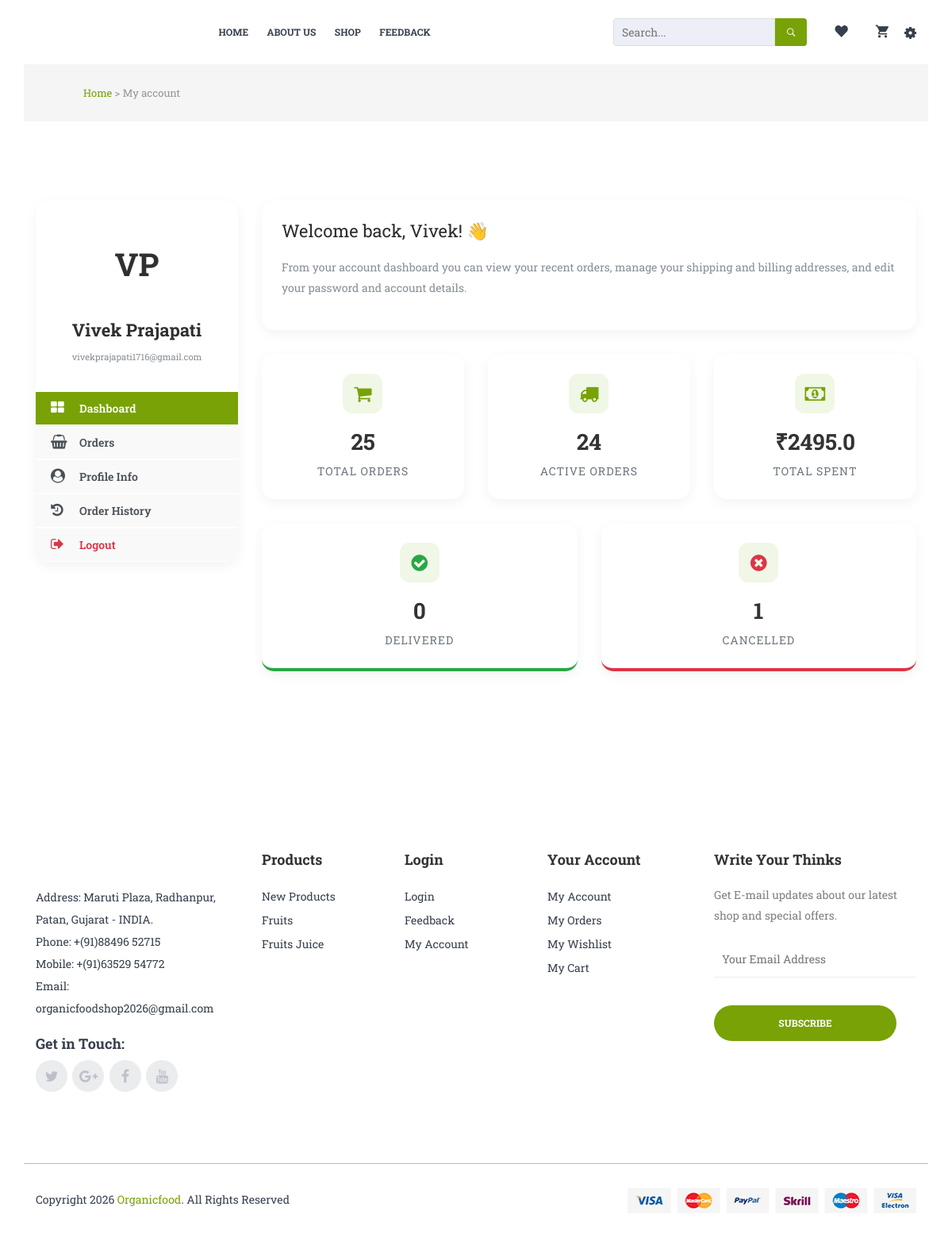
The page /myaccount/ (signed in) on the database its author committed.
### myapp/models.py (models this page shows, shortened)
class Register(models.Model):
    first_name = models.CharField(max_length=20)
    last_name = models.CharField(max_length=20)
    email = models.EmailField(unique=True)
    phone = models.CharField(max_length=15, blank=True, null=True)
    pass1 = models.CharField(max_length=128)
    otp = models.CharField(max_length=6, blank=True, null=True)
    otp_created_at = models.DateTimeField(blank=True, null=True)

### myapp/views.py (the view, shortened to what this page needs)
# urls.py: path('myaccount/',views.myaccount,name='myaccount'),
def myaccount(request):
    if 'user' in request.session:
        email = request.session['user']
        user = Register.objects.get(email=email)
        my_orders = Order.objects.filter(user=user).order_by('-order_date')
        total_orders = my_orders.count()
        pending_orders = my_orders.filter(order='Pending').count()
        placed_orders = my_orders.filter(order='PLACED').count()
        shipped_orders = my_orders.filter(order='SHIPPED').count()
        delivered_orders = my_orders.filter(order='DELIVERED').count()
        cancelled_orders = my_orders.filter(order='CANCELLED').count()
        total_spent = 0
        for o in my_orders:
            if o.total_amount:
                total_spent += float(o.total_amount)
        return render(
            request,
            "myaccount.html",
            {
                'user': user,
                'myorder': my_orders,
                'total_orders': total_orders,
                'pending_orders': pending_orders,
                'placed_orders': placed_orders,
                'shipped_orders': shipped_orders,
                'delivered_orders': delivered_orders,
                'cancelled_orders': cancelled_orders,
                'total_spent': round(total_spent, 2),
            },
        )
    return redirect('login')

### myapp/templates/myaccount.html (shortened to what this page needs)
{% extends 'base.html' %}
{% load static %}
{% block base %}
<link rel="stylesheet" href="{% static 'assets/css/myaccount.css' %}">
<div class="breadcrumb_container">
    <div class="container-fluid">
        <div class="row">
            <div class="col-12">
                <nav>
                    <ul>
                        <li><a href="{% url 'index' %}">Home</a> ></li>
                        <li>My account</li>
                    </ul>
                </nav>
            </div>
        </div>
    </div>
</div>
<section class="myaccount_area ptb-100">
    <div class="container">
        <div class="row">
            <div class="col-lg-3 col-md-4 mb-30">
                <div class="myaccount-sidebar">
                    <div class="myaccount-hero-avatar text-center mx-auto mt-30">
                        {{ user.first_name|slice:":1" }}{{ user.last_name|slice:":1" }}
                    </div>
                    <div class="text-center mb-30 px-3">
                        <h4 class="font-weight-bold">{{ user.first_name }} {{ user.last_name }}</h4>
                        <p class="text-muted small">{{ user.email }}</p>
                    </div>
                    <ul class="nav flex-column dashboard-list" role="tablist">
                        <li><a href="#dashboard" data-toggle="tab" class="myaccount-nav-link active"><i class="fa fa-th-large"></i> Dashboard</a></li>
                        <li><a href="#orders" data-toggle="tab" class="myaccount-nav-link"><i class="fa fa-shopping-basket"></i> Orders</a></li>
                        <li><a href="#account-details" data-toggle="tab" class="myaccount-nav-link"><i class="fa fa-user-circle"></i> Profile Info</a></li>
                        <li><a href="{% url 'myorder' %}" class="myaccount-nav-link"><i class="fa fa-history"></i> Order History</a></li>
                        <li><a href="{% url 'logout' %}" class="myaccount-nav-link text-danger"><i class="fa fa-sign-out"></i> Logout</a></li>
                    </ul>
                </div>
            </div>
            <div class="col-lg-9 col-md-8">
                <div class="tab-content dashboard-content">
                    <div class="tab-pane fade show active" id="dashboard">
                        <div class="myaccount-card">
                            <div class="myaccount-card-body">
                                <h3 class="mb-10">Welcome back, {{ user.first_name }}! 👋</h3>
                                <p class="text-muted">From your account dashboard you can view your recent orders, manage your shipping and billing addresses, and edit your password and account details.</p>
                            </div>
                        </div>
                        <div class="row">
                            <div class="col-lg-4 col-md-6 mb-30">
                                <div class="myaccount-stats-card">
                                    <div class="myaccount-stats-icon"><i class="fa fa-shopping-cart"></i></div>
                                    <div class="myaccount-stats-value">{{ total_orders }}</div>
                                    <div class="myaccount-stats-label">Total Orders</div>
                                </div>
                            </div>
                            <div class="col-lg-4 col-md-6 mb-30">
                                <div class="myaccount-stats-card">
                                    <div class="myaccount-stats-icon"><i class="fa fa-truck"></i></div>
                                    <div class="myaccount-stats-value">{{ pending_orders|add:placed_orders|add:shipped_orders }}</div>
                                    <div class="myaccount-stats-label">Active Orders</div>
                                </div>
                            </div>
                            <div class="col-lg-4 col-md-6 mb-30">
                                <div class="myaccount-stats-card">
                                    <div class="myaccount-stats-icon"><i class="fa fa-money"></i></div>
                                    <div class="myaccount-stats-value">₹{{ total_spent }}</div>
                                    <div class="myaccount-stats-label">Total Spent</div>
                                </div>
                            </div>
                        </div>
                        <div class="row">
                            <div class="col-lg-6 col-md-6 mb-30">
                                <div class="myaccount-stats-card" style="border-bottom: 4px solid #28a745;">
                                    <div class="myaccount-stats-icon text-success"><i class="fa fa-check-circle"></i></div>
                                    <div class="myaccount-stats-value">{{ delivered_orders }}</div>
                                    <div class="myaccount-stats-label">Delivered</div>
                                </div>
                            </div>
                            <div class="col-lg-6 col-md-6 mb-30">
                                <div class="myaccount-stats-card" style="border-bottom: 4px solid #dc3545;">
                                    <div class="myaccount-stats-icon text-danger"><i class="fa fa-times-circle"></i></div>
                                    <div class="myaccount-stats-value">{{ cancelled_orders }}</div>
                                    <div class="myaccount-stats-label">Cancelled</div>
                                </div>
                            </div>
                        </div>
                    </div>
                </div>
            </div>
        </div>
    </div>
</section>
{% endblock %}

### myapp/static/assets/css/bundle.css (style rules this page uses)
body { font-family: "Roboto Slab", serif; font-weight: 400; font-style: normal; font-size: 14px; color: #303030; }
a, .btn { -webkit-transition: all 0.3s ease-out 0s; transition: all 0.3s ease-out 0s; }
a, button, input { outline: medium none; color: #686868; }
h1, h2, h3, h4, h5, h6 { font-weight: normal; color: #303030; margin-top: 0px; font-style: normal; font-weight: 400; }
h3 { font-size: 28px; }
h4 { font-size: 22px; }
ul { margin: 0px; padding: 0px; }
li { list-style: none }
p { font-size: 14px; font-weight: normal; line-height: 26px; color: #807f7f; margin-bottom: 15px; }
.mt-30 { margin-top: 30px }
.mb-10 { margin-bottom: 10px }
.mb-30 { margin-bottom: 30px }
.ptb-100 { padding: 100px 0 }

### myapp/static/assets/css/style.css (style rules this page uses)
.tab-content>.tab-pane.active { display: block; height: auto; opacity: 1; overflow: visible; }
.tab-content>.tab-pane { display: block; height: 0; opacity: 0; overflow: hidden; }
.breadcrumb_container nav ul li { display: inline-block; }
.breadcrumb_container nav ul li a { color: #78A206; font-size: 13px; }
.breadcrumb_container { background: #f5f5f5 none repeat scroll 0 0; padding: 25px 60px; }
.breadcrumb_container nav ul li { color: #91959b; font-size: 13px; }
.dashboard-content>.tab-pane h3 { color: #2c2c2c; font-size: 22px; margin: 0 0 20px; }
.dashboard-list li a { background: #f9f9f9 none repeat scroll 0 0; margin: 1px 0; padding: 10px 15px; }
.dashboard-list li a.active { background-color: #78a206; color: #fff; }
.dashboard-list li a { display: flex; align-items: center; gap: 8px; }
.dashboard-list li a i { width: 16px; text-align: center; }

### myapp/static/assets/css/myaccount.css (style rules this page uses)
.myaccount-hero-avatar { width: 100px; height: 100px; background: rgba(255, 255, 255, 0.2); border: 3px solid rgba(255, 255, 255, 0.5); border-radius: 50%; display: flex; align-items: center; justify-content: center; font-size: 40px; font-weight: 700; margin-bottom: 20px; }
.myaccount-stats-card { background: #fff; border: none; border-radius: 15px; padding: 25px; text-align: center; transition: transform 0.3s ease, box-shadow 0.3s ease; box-shadow: 0 5px 15px rgba(0,0,0,0.05); height: 100%; }
.myaccount-stats-icon { width: 50px; height: 50px; background: #f0f7e6; color: #78a206; border-radius: 12px; display: flex; align-items: center; justify-content: center; font-size: 24px; margin: 0 auto 15px; }
.myaccount-stats-value { font-size: 28px; font-weight: 700; color: #333; margin-bottom: 5px; }
.myaccount-stats-label { color: #6c757d; font-size: 14px; text-transform: uppercase; letter-spacing: 1px; }
.myaccount-sidebar { background: #fff; border-radius: 15px; overflow: hidden; box-shadow: 0 5px 15px rgba(0,0,0,0.05); }
.myaccount-nav-link { padding: 15px 25px; color: #495057; font-weight: 600; border-left: 4px solid transparent; transition: all 0.3s; display: flex; align-items: center; }
.myaccount-nav-link i { margin-right: 12px; font-size: 18px; width: 20px; text-align: center; }
.myaccount-nav-link:hover, .myaccount-nav-link.active { background: #f8f9fa; color: #78a206; border-left-color: #78a206; }
.myaccount-card { background: #fff; border: none; border-radius: 15px; box-shadow: 0 5px 15px rgba(0,0,0,0.05); margin-bottom: 30px; }
.myaccount-card-body { padding: 25px; }

### rows shown on the page
Register: first_name "V", last_name "P", first_name "Vivek", last_name "Prajapati", email "vivekprajapati1716@gmail.com"

### other values the page prints
{{ total_orders }} "25"
{{ pending_orders|add:placed_orders|add:shipped_orders }} "24"
{{ total_spent }} "2495.0"
{{ delivered_orders }} "0"
{{ cancelled_orders }} "1"
